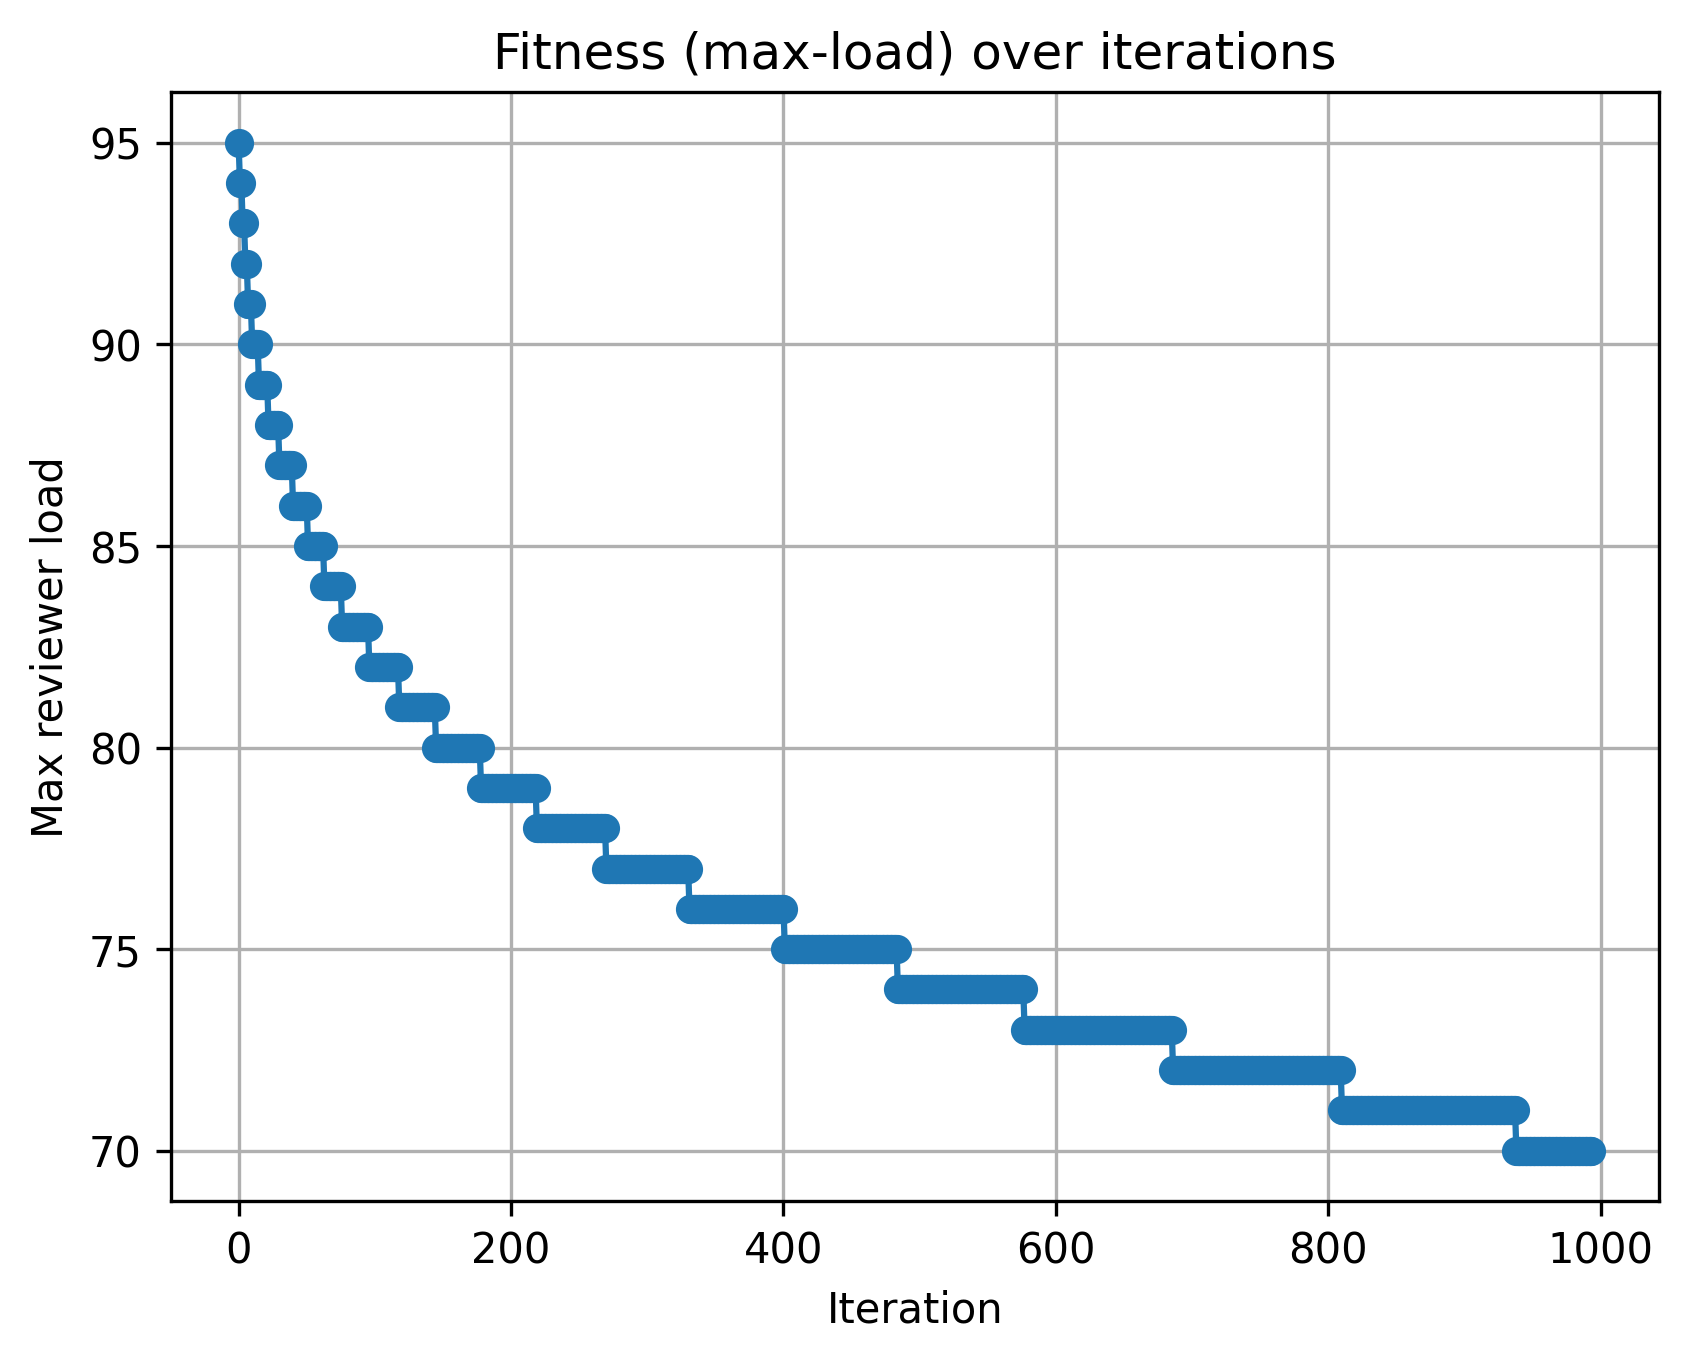

Reproduce this figure in Python.

import random
from collections import defaultdict
import matplotlib.pyplot as plt

# -------------------------------------------------------------
# 1)  ĐẶT ĐƯỜNG DẪN INPUT Ở ĐÂY  ⬇⬇⬇
FILE_PATH = "instances\\Adversarial_2000_150_5.txt"        # <— thay đổi nếu cần

# -------------------------------------------------------------


# ----------------- Local-Search core -----------------
class LocalSearch:
    def __init__(self, N: int, M: int, b: int):
        self.N, self.M, self.b = N, M, b

    def _get_load(self, sol):
        load = defaultdict(int)
        for r in range(1, self.M + 1):
            load[r] = 0
        for assign in sol:
            for r in assign:
                load[r] += 1
        return load

    def solve(self, L):
        sol = [random.sample(L[p], self.b) for p in range(1, self.N + 1)]
        hist = []

        while True:
            load = self._get_load(sol)
            max_load = max(load.values())
            hist.append(max_load)

            worst = max(load, key=load.get)
            papers = [i for i, a in enumerate(sol) if worst in a]

            improved = False
            for p_idx in papers:
                cur   = set(sol[p_idx])
                avail = set(L[p_idx + 1]) - cur
                for cand in avail:
                    if load[cand] < max_load - 1:
                        sol[p_idx].remove(worst)
                        sol[p_idx].append(cand)
                        improved = True
                        break
                if improved:
                    break
            if not improved:
                break
        return sol, hist


# ----------------- I/O utils -----------------
def read_instance(path):
    with open(path, encoding="utf-8") as f:
        toks = list(map(int, f.read().strip().split()))
    it = iter(toks)
    N, M, b = next(it), next(it), next(it)
    L = {}
    for p in range(1, N + 1):
        k = next(it)
        L[p] = [next(it) for _ in range(k)]
    return N, M, b, L


def plot_hist(hist):
    plt.figure()
    plt.plot(range(len(hist)), hist, marker='o')
    plt.xlabel("Iteration")
    plt.ylabel("Max reviewer load")
    plt.title("Fitness (max-load) over iterations")
    plt.grid(True)
    plt.savefig('Experiments\\figure\\HCLS_fitness_plot.png', dpi=300, bbox_inches='tight')

# ----------------- main -----------------
if __name__ == "__main__":
    N, M, b, L = read_instance(FILE_PATH)
    ls = LocalSearch(N, M, b)
    sol, hist = ls.solve(L)

    print(f"Final max-load: {hist[-1]}")
    for p_id, revs in enumerate(sol, 1):
        print(f"Paper {p_id}: {revs}")

    plot_hist(hist)